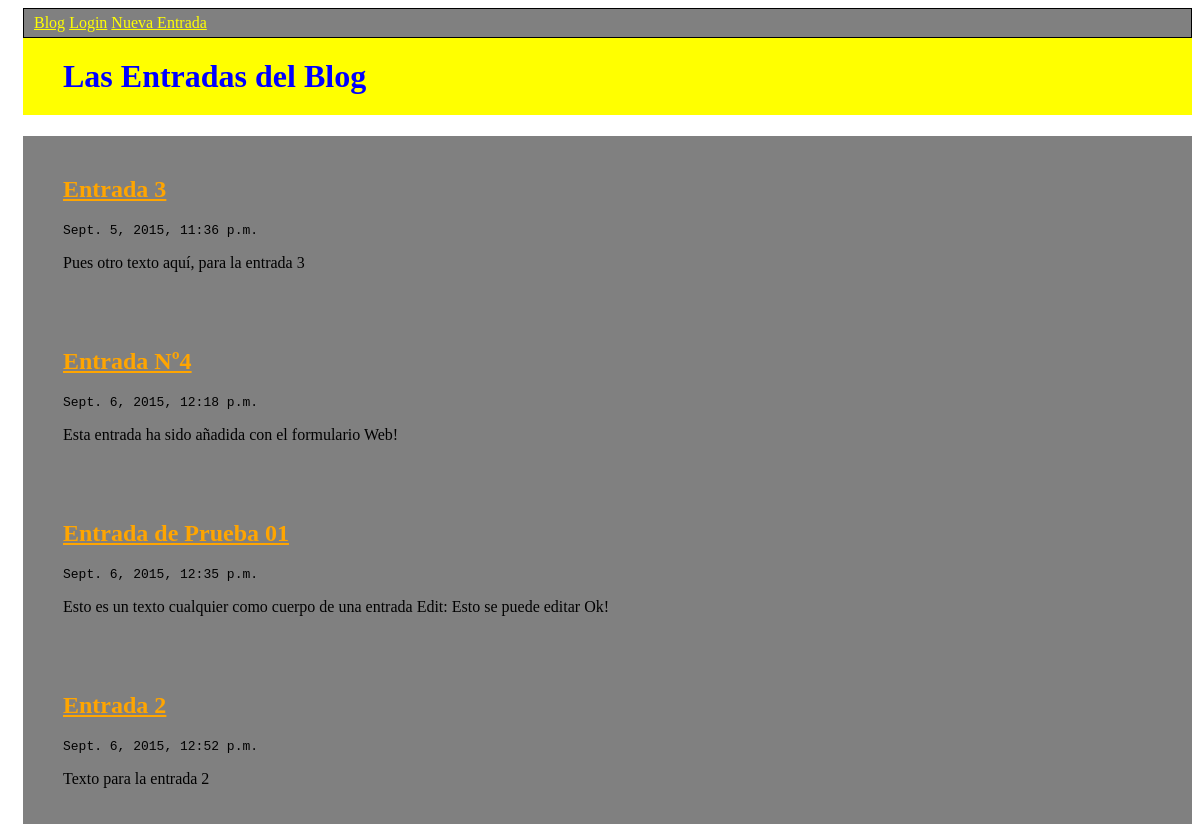
The page / on the database its author committed.
### blog/models.py (models this page shows, shortened)
class Entrada(models.Model):
    autor = models.ForeignKey('auth.User')
    titulo = models.CharField(max_length=200)
    cuerpo = models.TextField()
    fecha_crea = models.DateTimeField(default=timezone.now)
    fecha_publi = models.DateTimeField(blank=True, null=True)

### blog/views.py (the view)
# urls.py: url(r'^$', views.lista_entradas, name='lista_entradas'),
def lista_entradas(request):
    entradas = Entrada.objects.filter(fecha_publi__lte=timezone.now()).order_by('fecha_publi')
    return render(request, 'blog/lista_entradas.html', {'entradas':entradas})

### blog/templates/blog/lista_entradas.html
{% extends "blog/base.html" %}
{% block content %}
    {% for entrada in entradas %}
        <section class="una_entrada">
            <h2 class="titulo_entrada"><a class="titulo_entrada" href="{% url "detalle_entrada" pk=entrada.pk %}">{{entrada.titulo}}</a></h2>
            {% if entrada.fecha_publi %}
                <p class="fecha_publi">{{entrada.fecha_publi}}</p>
            {% endif %}
            <p class="texto_cuerpo">{{entrada.cuerpo}}</p>
        </section>
    {% endfor %}
{% endblock content %}

### blog/templates/blog/base.html (shortened to what this page needs)
{% load staticfiles %}
<html>
    <head>
        <link rel="stylesheet" href="{% static "css/blog.css" %}">
    </head>
    <body>
        <nav class="menu">
            <a href="https://dai-jjsalinas-1.c9.io/">Blog</a>
            <a href="https://dai-jjsalinas-1.c9.io/admin">Login</a>
            <a href="{% url "nueva_entrada" %}">Nueva Entrada</a>
        </nav>
        <h1 class="titulo_blog">Las Entradas del Blog</h1>
            {% block content %}
            {% endblock %}
    </body>
</html>

### blog/static/css/blog.css (style rules this page uses)
body { padding-left: 15px; }
.menu { background: grey; border-style: solid; border-width: 1px; margin-top: 0; padding: 5px 50px 5px 10px; }
a { color: yellow; font-family: inconsolata; }
.titulo_blog { color: blue; font-family: inconsolata; background: yellow; margin-top: 0; padding: 20px 20px 20px 40px; }
.titulo_entrada { color: orange; font-family: inconsolata; }
.una_entrada { margin-top: 0; padding: 20px 10px 20px 40px; background: grey; }
.fecha_publi { font-family: monospace; }
.texto_cuerpo { font-family: inconsolata; }

### rows shown on the page
Entrada: titulo "Entrada 3", fecha_publi "Sept. 5, 2015, 11:36 p.m.", cuerpo "Pues otro texto aquí, para la entrada 3"
Entrada: titulo "Entrada Nº4", fecha_publi "Sept. 6, 2015, 12:18 p.m.", cuerpo "Esta entrada ha sido añadida con el formulario Web!"
Entrada: titulo "Entrada de Prueba 01", fecha_publi "Sept. 6, 2015, 12:35 p.m.", cuerpo "Esto es un texto cualquier como cuerpo de una entrada Edit: Esto se puede editar Ok!"
Entrada: titulo "Entrada 2", fecha_publi "Sept. 6, 2015, 12:52 p.m.", cuerpo "Texto para la entrada 2"
